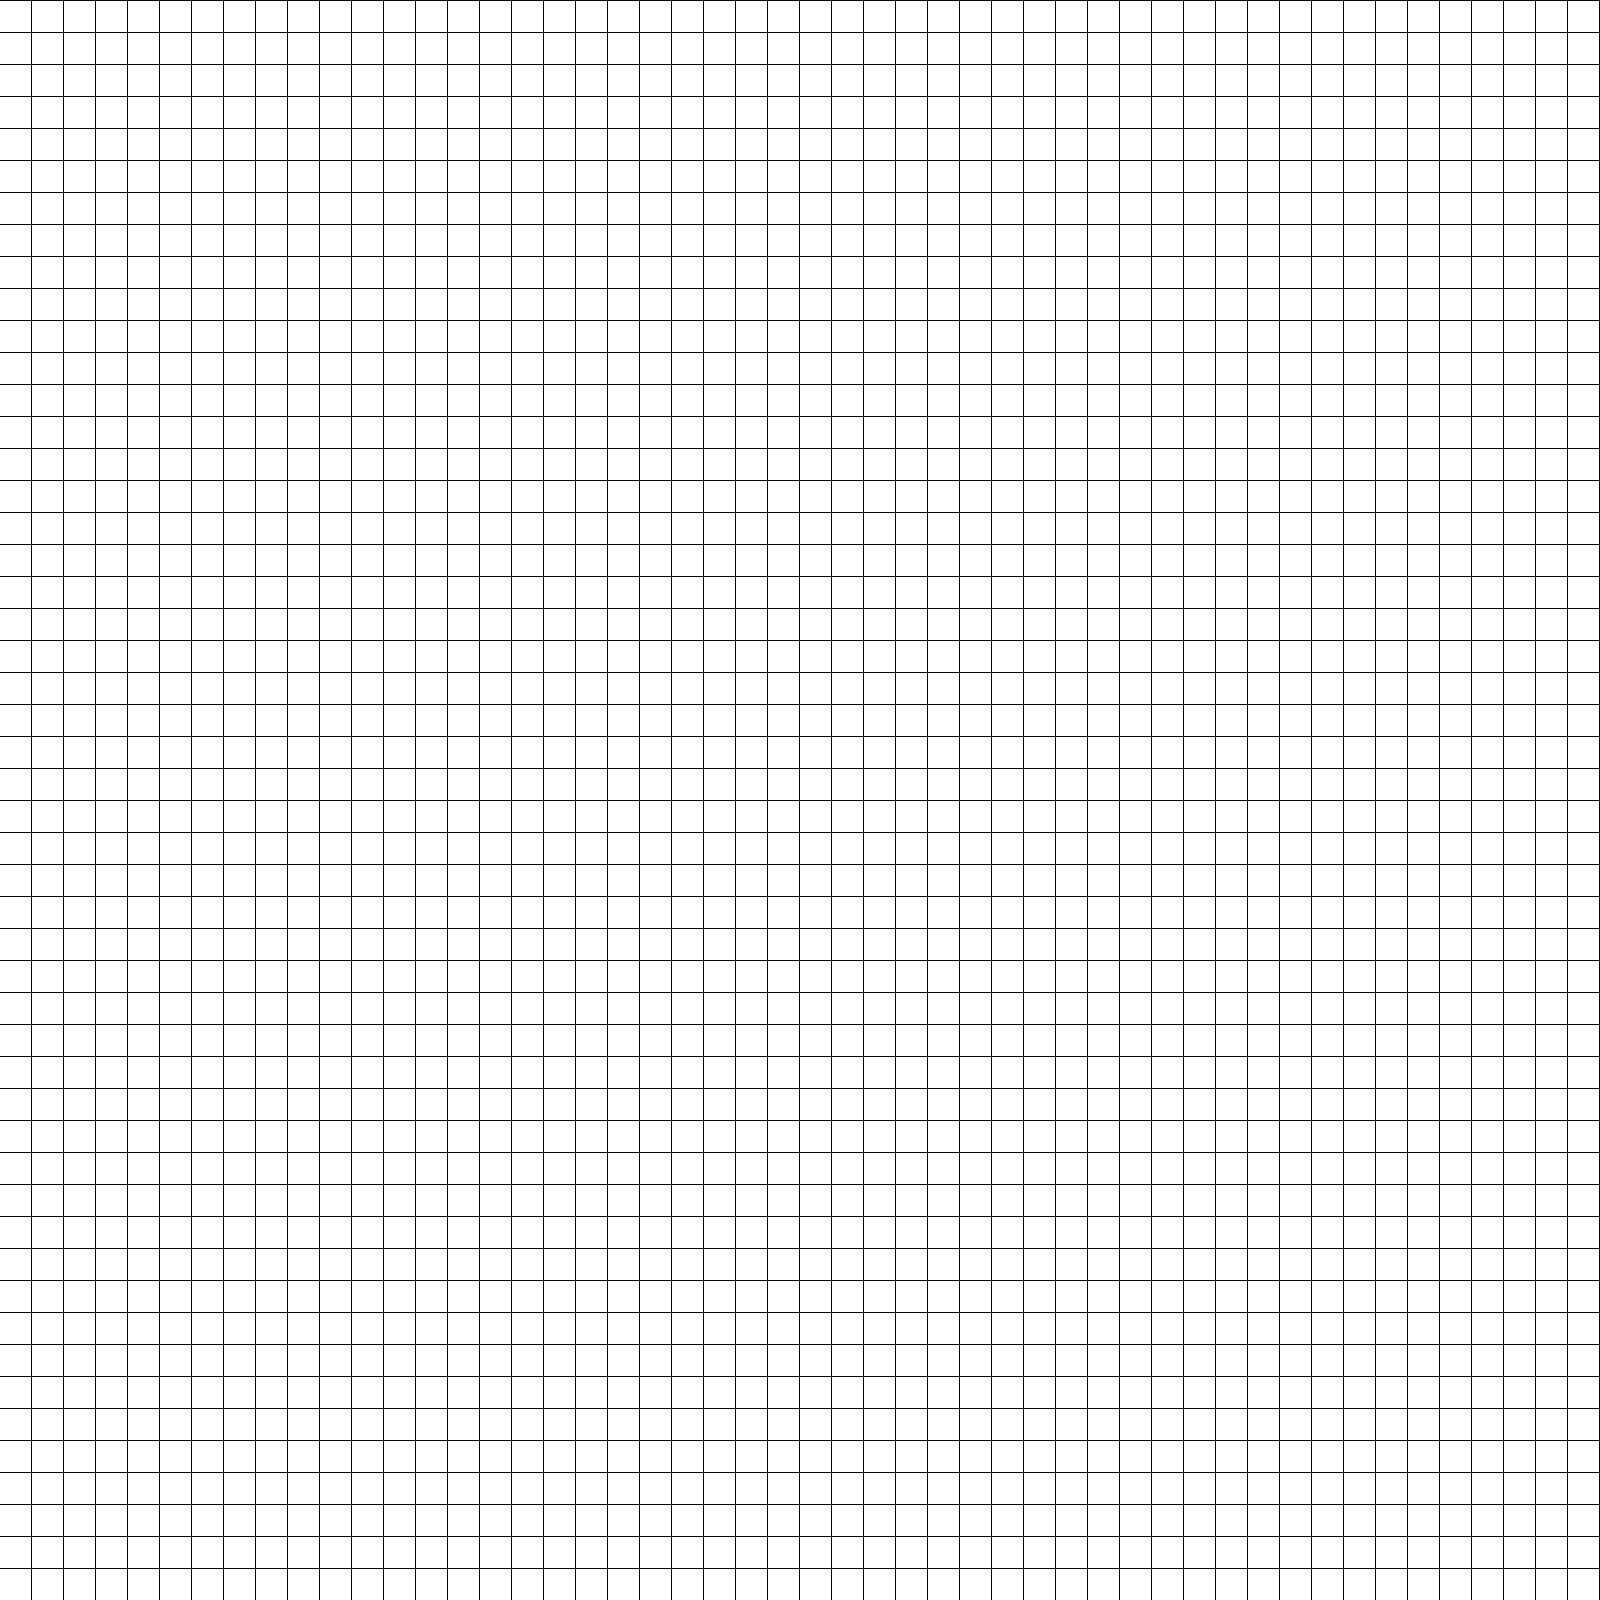

A 2D game scene composited from a Tiled map and its tileset images. What follows is a short description and the map's XML, with each tile layer's data collapsed to a summary:
An orthogonal 50x50 tile map with 32x32 px tiles, 1 tile layer (Tile Layer 1).

<map version="1.0" orientation="orthogonal" renderorder="right-down" width="50" height="50" tilewidth="32" tileheight="32" nextobjectid="1">
 <tileset firstgid="1" name="tile" tilewidth="31" tileheight="31" spacing="1" margin="1" tilecount="1">
  <image source="tile.png" width="32" height="32" />
 </tileset>
 <layer name="Tile Layer 1" width="50" height="50">
  <data>[2500 cells, 2500 non-empty, 1 distinct tile ids]</data>
 </layer>
</map>